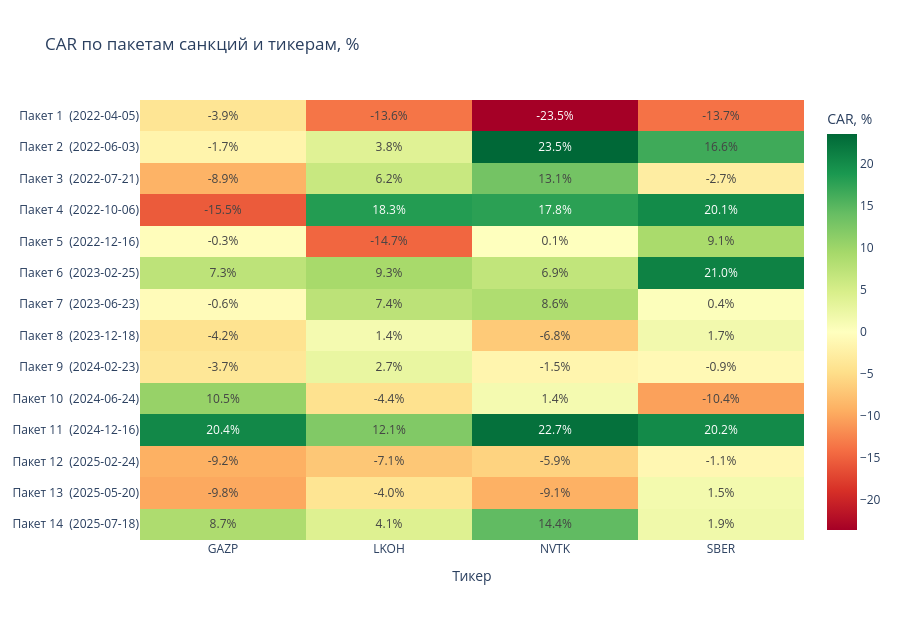

Source (notebook cell):
### Code cell
# ── Heatmap: CAR по всем тикерам и пакетам ───────────────────────────────
pivot = results_df.pivot_table(index='Дата', columns='Тикер', values='CAR, %').sort_index()
y_labels = [f'Пакет {i + 1}  ({d})' for i, d in enumerate(pivot.index)]

fig = go.Figure(go.Heatmap(
    z=pivot.values,
    x=pivot.columns.tolist(),
    y=y_labels,
    colorscale='RdYlGn',
    zmid=0,
    text=[[f'{v:.1f}%' if pd.notna(v) else 'н/д' for v in row] for row in pivot.values],
    texttemplate='%{text}',
    hovertemplate='%{y}<br>%{x}: %{z:.2f}%<extra></extra>',
    colorbar=dict(title='CAR, %'),
))

fig.update_layout(
    title='CAR по пакетам санкций и тикерам, %',
    template='plotly_white',
    height=620,
    xaxis_title='Тикер',
    yaxis_autorange='reversed',
)

fig

### Figure 1 — Plotly figure (JSON) as saved in the notebook; plotly's stock layout.template omitted (floating-point values rounded to 4 significant figures)
{"data": [{"colorbar": {"title": {"text": "CAR, %"}}, "colorscale": [[0, "rgb(165,0,38)"], [0.1, "rgb(215,48,39)"], [0.2, "rgb(244,109,67)"], [0.3, "rgb(253,174,97)"], [0.4, "rgb(254,224,139)"], [0.5, "rgb(255,255,191)"], [0.6, "rgb(217,239,139)"], [0.7, "rgb(166,217,106)"], [0.8, "rgb(102,189,99)"], [0.9, "rgb(26,152,80)"], [1, "rgb(0,104,55)"]], "hovertemplate": "%{y}<br>%{x}: %{z:.2f}%<extra></extra>", "text": [["-3.9%", "-13.6%", "-23.5%", "-13.7%"], ["-1.7%", "3.8%", "23.5%", "16.6%"], ["-8.9%", "6.2%", "13.1%", "-2.7%"], ["-15.5%", "18.3%", "17.8%", "20.1%"], ["-0.3%", "-14.7%", "0.1%", "9.1%"], ["7.3%", "9.3%", "6.9%", "21.0%"], ["-0.6%", "7.4%", "8.6%", "0.4%"], ["-4.2%", "1.4%", "-6.8%", "1.7%"], ["-3.7%", "2.7%", "-1.5%", "-0.9%"], ["10.5%", "-4.4%", "1.4%", "-10.4%"], ["20.4%", "12.1%", "22.7%", "20.2%"], ["-9.2%", "-7.1%", "-5.9%", "-1.1%"], ["-9.8%", "-4.0%", "-9.1%", "1.5%"], ["8.7%", "4.1%", "14.4%", "1.9%"]], "texttemplate": "%{text}", "x": ["GAZP", "LKOH", "NVTK", "SBER"], "y": ["Пакет 1  (2022-04-05)", "Пакет 2  (2022-06-03)", "Пакет 3  (2022-07-21)", "Пакет 4  (2022-10-06)", "Пакет 5  (2022-12-16)", "Пакет 6  (2023-02-25)", "Пакет 7  (2023-06-23)", "Пакет 8  (2023-12-18)", "Пакет 9  (2024-02-23)", "Пакет 10  (2024-06-24)", "Пакет 11  (2024-12-16)", "Пакет 12  (2025-02-24)", "Пакет 13  (2025-05-20)", "Пакет 14  (2025-07-18)"], "z": [[-3.89, -13.55, -23.54, -13.73], [-1.73, 3.81, 23.52, 16.57], [-8.9, 6.24, 13.12, -2.66], [-15.54, 18.26, 17.8, 20.12], [-0.32, -14.68, 0.07, 9.07], [7.32, 9.26, 6.92, 21.01], [-0.56, 7.43, 8.57, 0.38], [-4.25, 1.4, -6.8, 1.66], [-3.66, 2.71, -1.54, -0.88], [10.54, -4.36, 1.35, -10.39], [20.36, 12.11, 22.67, 20.17], [-9.16, -7.07, -5.94, -1.14], [-9.78, -3.99, -9.11, 1.53], [8.72, 4.13, 14.41, 1.88]], "zmid": 0, "type": "heatmap"}], "layout": {"yaxis": {"autorange": "reversed"}, "title": {"text": "CAR по пакетам санкций и тикерам, %"}, "height": 620, "xaxis": {"title": {"text": "Тикер"}}}}
